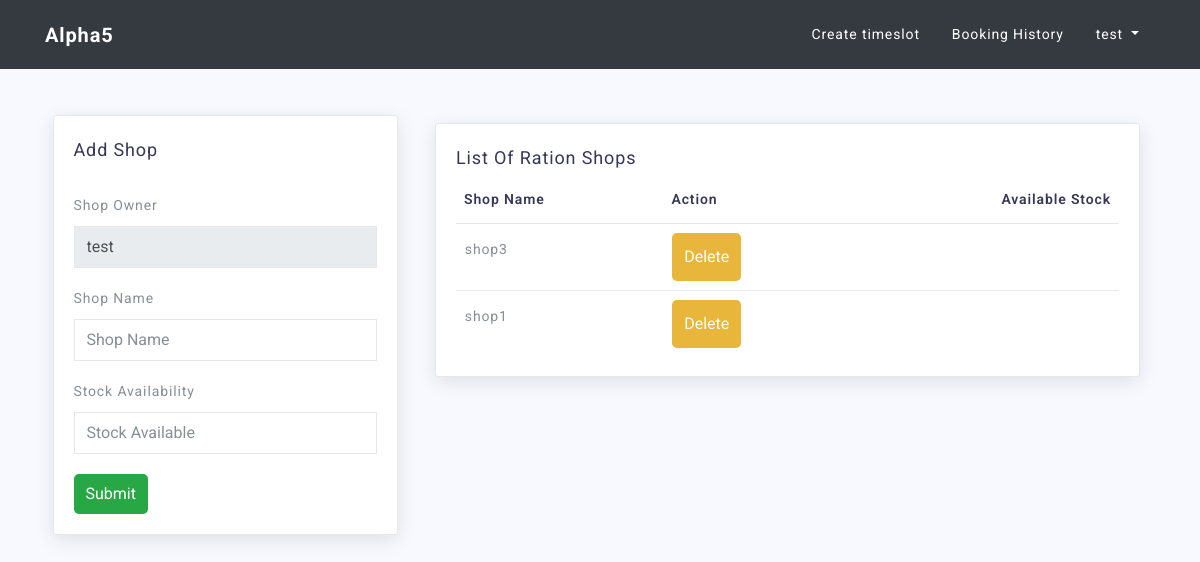
/manager/create_room/ (signed in), run on an earlier commit of the app's database.
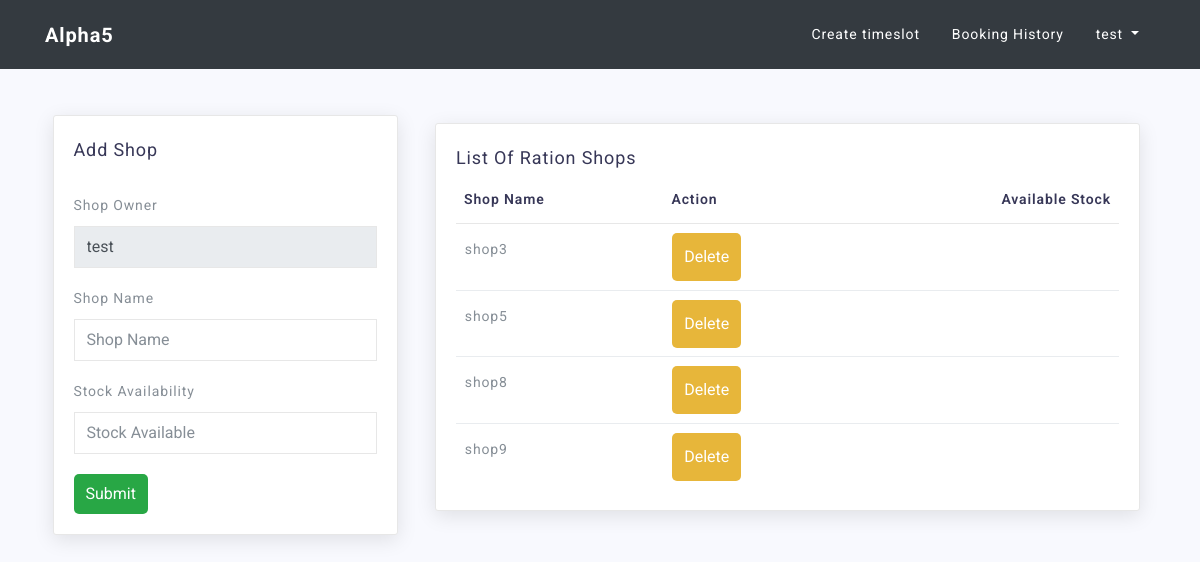
And on a later commit of the database.
### manager/models.py (models this page shows, shortened)
class Room(models.Model):
    id = models.UUIDField(primary_key=True, default=uuid.uuid4, editable=False)
    room_owner = models.ForeignKey(User, on_delete=models.CASCADE)
    room_name = models.CharField(max_length=10, null=False)
    class Meta:
        unique_together = ('room_owner', 'room_name')

### manager/views.py (the view, shortened to what this page needs)
# urls.py: path('create_room/', views.RoomCreateView.as_view(), name="create_room"),
@method_decorator(decorators, name="dispatch")
class RoomCreateView(CreateView):
    model = Room
    template_name = "manager/add_room.html"
    form_class = RoomForm
    def get_context_data(self, **kwargs):
        context = super().get_context_data(**kwargs)
        context['rooms'] = Room.objects.filter(room_owner=self.request.user)
        return context

### manager/forms.py
class RoomForm(ModelForm):
    class Meta:
        model = Room
        fields = ('room_name', )

### templates/manager/add_room.html (shortened to what this page needs)
{% load staticfiles %}
<!DOCTYPE html>
<html lang="en">
   <head>
     {% include 'base.html'%}
   </head>
   <body id="page-top">
      {% include 'navbar.html' %}
        <div class="container mt-5">
            <div class="row">
        <div class="col-lg-3"></div>
        <div class="col-lg-6">
            <div class="mt-3">
              <br>
            </div>
        </div>
        <div class="col-lg-3"></div>
    </div>
    <div class="row">
        <div class="col-lg-4">
            <div class="card">
                <div class="card-title">
                    <h4>Add Shop</h4>
                    <br>
                    <br>
                </div>
                <div class="card-body">
                    <div class="basic-form">
                        <form method="post" action="{% url 'manager:create_room' %}">
                            <div class="form-group">
                                <label>Shop Owner</label>
                                <input type="text" name="room_owner" class="form-control" value="{{ user.get_username }}" disabled>
                            </div>
                            <div class="form-group">
                                <label>Shop Name</label>
                                <input type="text" name="room_name" class="form-control" placeholder="Shop Name" required>
                            </div>
                            <div class="form-group">
                                <label>Stock Availability</label>
                                <input type="text" name="stock" class="form-control" placeholder="Stock Available" required>
                            </div>
                            <button type="submit" class="button btn-success" style="cursor:pointer">Submit</button>
                        </form>
                    </div>
                </div>
            </div>
        </div>
        <div class="col-lg-8">
            <div class="row">
                <div class="col-lg-12">
                    <div class="card">
                        <div class="card-title">
                            <h4> List Of Ration Shops </h4>
                        </div>
                        <div class="card-body">
                            {% if rooms %}
                            <div class="table-responsive">
                                <table class="table table-hover ">
                                    <thead>
                                        <tr>
                                            <th>Shop Name</th>
                                            <th>Action</th>
                                            <th>Available Stock</th>
                                        </tr>
                                    </thead>
                                    <tbody>
                                        {% for x in rooms %}
                                        <tr>
                                            <td>
                                                <a href="{% url 'manager:create_time_slot' x.pk  %}">{{x.room_name}}</a>
                                            </td>
                                            <td>
                                                <form action="{% url 'manager:delete_room' x.id %}" method="POST">
                                                    <input type="submit" class="button btn-warning" style="cursor:pointer;" value="Delete">
                                                </form>
                                            </td>
                                            <td>
                                            </td>
                                        </tr>
                                        {% endfor %}
                                    </tbody>
                                </table>
                            </div>
                            {% else %}
                            <p>No Shop Available.</p>
                            {% endif %}
                        </div>
                    </div>
                </div>
            </div>
        </div>
    </div>
        </div>

What changed in the data, as far as the page shows it:
removed Room: room_name "shop1"
added Room: room_name "shop5"
added Room: room_name "shop8"
added Room: room_name "shop9"
